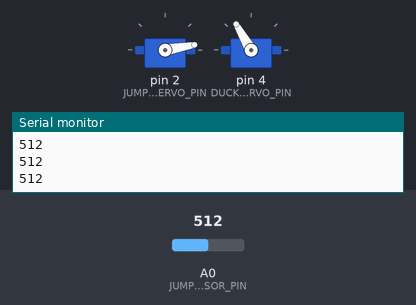
Recording of a sketch running on a simulated Arduino Uno, built with avr-gcc and run on an emulated ATmega328P. On the bench: 2 × servo, the last lines printed to the serial monitor. The test bench sets the inputs (shaded band); at power-on: A0 (JUMP_SENSOR_PIN) = 512.

Above: at 1.2 s.
1.3 s: A0 (JUMP_SENSOR_PIN) set to 545
At 1.7 s:
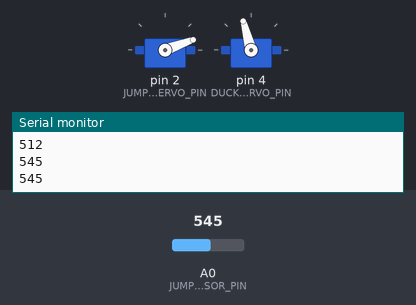
4.3 s: A0 (JUMP_SENSOR_PIN) set to 522
At 5.7 s:
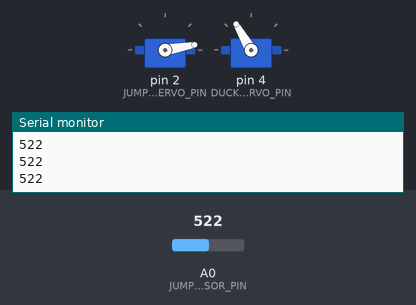
6.0 s: A0 (JUMP_SENSOR_PIN) set to 542
At 6.4 s:
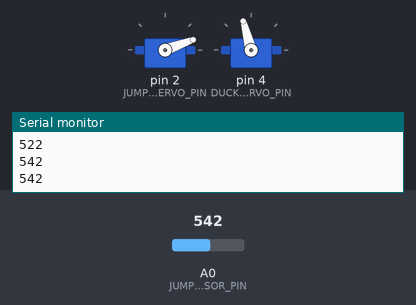
9.0 s: A0 (JUMP_SENSOR_PIN) set to 511
At 10.7 s:
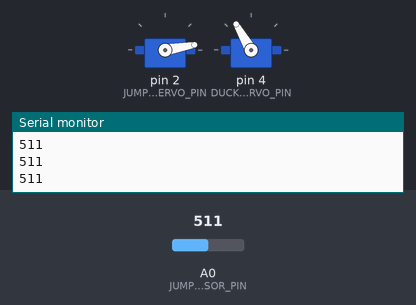
Timing chart, 0 to 11.7 s (numbered marks = the images above; inputs shaded):
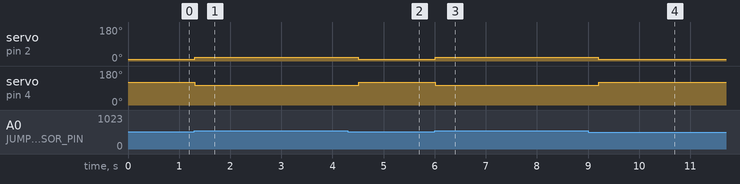

Measured:
- the behaviour switches between 532 and 533 on A0 (JUMP_SENSOR_PIN) (found by bisection; images 0 and 1)
- after the input at 1.3 s, servo on pin 2 (JUMP_SERVO_PIN): 10° → 20° at once; servo on pin 4 (DUCK_SERVO_PIN): 120° → 105° at once
- after the input at 4.3 s, servo on pin 2 (JUMP_SERVO_PIN): 20° → 10° after 0.20 s; servo on pin 4 (DUCK_SERVO_PIN): 105° → 120° after 0.21 s
- after the input at 6.0 s, servo on pin 2 (JUMP_SERVO_PIN): 10° → 20° at once; servo on pin 4 (DUCK_SERVO_PIN): 120° → 105° at once
- after the input at 9.0 s, servo on pin 2 (JUMP_SERVO_PIN): 20° → 10° after 0.20 s; servo on pin 4 (DUCK_SERVO_PIN): 105° → 120° after 0.22 s

The sketch:

t-rex-run.ino
```cpp
/**+---
 * Used to play Google's T-Rex run game with no machine learning just servos and a LDR sensor.
 * @author Jeffrey Boisvert
 */

#include <Servo.h>

Servo jumpServo;
Servo duckServo;

//Pins
const int JUMP_SERVO_PIN = 2;
const int DUCK_SERVO_PIN = 4;
const int JUMP_SENSOR_PIN = A0;

//Servo positions
const int JUMP_OFF_POSITION = 10; //Change this based on how your servos are set up
const int JUMP_ON_POSITION = 20; //Change this based on how your servos are set up
const int DUCK_OFF_POSITION = 105; //Change this based on how your servos are set up
const int DUCK_ON_POSITION = 120; //Change this based on how your servos are set up

//Sensor object values
const int MIN_OBJECT_RANGE = 532; //Change based on your screen
const int MAX_OBJECT_RANGE = 695; //Change based on your screen

int jumpSensorValue = 0;
const int TIME_BETWEEN_JUMP = 290; //Change based on your placement

void setup() {
  jumpServo.attach(JUMP_SERVO_PIN);
  duckServo.attach(DUCK_SERVO_PIN);
  startPosition();
  Serial.begin(9600);
}

void loop() {

  jumpSensorValue = analogRead(JUMP_SENSOR_PIN);
  Serial.println(jumpSensorValue);
  if(jumpSensorValue > MIN_OBJECT_RANGE && jumpSensorValue < MAX_OBJECT_RANGE){
    jump();
  }
  else {
    duck();
  }
}

/**
 * Put both keys off the trigger
 */
void startPosition(){
  jumpServo.write(JUMP_OFF_POSITION);
  duckServo.write(DUCK_OFF_POSITION);
}

/**
 * Used to press the key to jump
 */
void jump(){
  duckServo.write(DUCK_OFF_POSITION);
  jumpServo.write(JUMP_ON_POSITION);
  delay(TIME_BETWEEN_JUMP);
  jumpServo.write(JUMP_OFF_POSITION);
}

/**
 * Used to press the key to duck
 */
void duck(){
  duckServo.write(DUCK_ON_POSITION);
}
```
